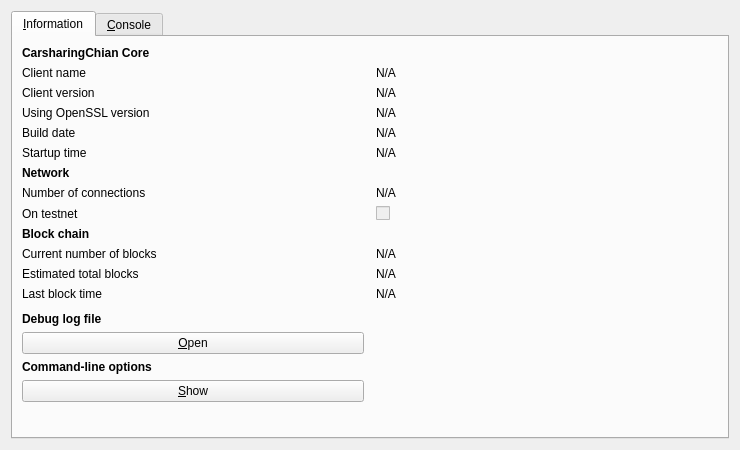
<?xml version="1.0" encoding="UTF-8"?>
<ui version="4.0">
 <class>RPCConsole</class>
 <widget class="QDialog" name="RPCConsole">
  <property name="geometry">
   <rect>
    <x>0</x>
    <y>0</y>
    <width>740</width>
    <height>450</height>
   </rect>
  </property>
  <property name="windowTitle">
   <string>CarsharingChian - Debug window</string>
  </property>
  <layout class="QVBoxLayout" name="verticalLayout_2">
   <item>
    <widget class="QTabWidget" name="tabWidget">
     <property name="currentIndex">
      <number>0</number>
     </property>
     <widget class="QWidget" name="tab_info">
      <attribute name="title">
       <string>&amp;Information</string>
      </attribute>
      <layout class="QGridLayout" name="gridLayout" columnstretch="0,0">
       <property name="horizontalSpacing">
        <number>12</number>
       </property>
       <item row="14" column="0">
        <widget class="QLabel" name="labelDebugLogfile">
         <property name="font">
          <font>
           <weight>75</weight>
           <bold>true</bold>
          </font>
         </property>
         <property name="text">
          <string>Debug log file</string>
         </property>
        </widget>
       </item>
       <item row="5" column="0">
        <widget class="QLabel" name="label_13">
         <property name="text">
          <string>Startup time</string>
         </property>
        </widget>
       </item>
       <item row="6" column="0">
        <widget class="QLabel" name="label_11">
         <property name="font">
          <font>
           <weight>75</weight>
           <bold>true</bold>
          </font>
         </property>
         <property name="text">
          <string>Network</string>
         </property>
        </widget>
       </item>
       <item row="5" column="1">
        <widget class="QLabel" name="startupTime">
         <property name="cursor">
          <cursorShape>IBeamCursor</cursorShape>
         </property>
         <property name="text">
          <string>N/A</string>
         </property>
         <property name="textFormat">
          <enum>Qt::PlainText</enum>
         </property>
         <property name="textInteractionFlags">
          <set>Qt::LinksAccessibleByMouse|Qt::TextSelectableByKeyboard|Qt::TextSelectableByMouse</set>
         </property>
        </widget>
       </item>
       <item row="8" column="1">
        <widget class="QCheckBox" name="isTestNet">
         <property name="enabled">
          <bool>false</bool>
         </property>
         <property name="text">
          <string/>
         </property>
        </widget>
       </item>
       <item row="1" column="0">
        <widget class="QLabel" name="label_5">
         <property name="text">
          <string>Client name</string>
         </property>
        </widget>
       </item>
       <item row="10" column="1">
        <widget class="QLabel" name="numberOfBlocks">
         <property name="cursor">
          <cursorShape>IBeamCursor</cursorShape>
         </property>
         <property name="text">
          <string>N/A</string>
         </property>
         <property name="textFormat">
          <enum>Qt::PlainText</enum>
         </property>
         <property name="textInteractionFlags">
          <set>Qt::LinksAccessibleByMouse|Qt::TextSelectableByKeyboard|Qt::TextSelectableByMouse</set>
         </property>
        </widget>
       </item>
       <item row="4" column="0">
        <widget class="QLabel" name="label_12">
         <property name="text">
          <string>Build date</string>
         </property>
        </widget>
       </item>
       <item row="17" column="0">
        <widget class="QPushButton" name="showCLOptionsButton">
         <property name="toolTip">
          <string>Show the CarsharingChian-Qt help message to get a list with possible CarsharingChian command-line options.</string>
         </property>
         <property name="text">
          <string>&amp;Show</string>
         </property>
         <property name="autoDefault">
          <bool>false</bool>
         </property>
        </widget>
       </item>
       <item row="10" column="0">
        <widget class="QLabel" name="label_3">
         <property name="text">
          <string>Current number of blocks</string>
         </property>
        </widget>
       </item>
       <item row="12" column="1">
        <widget class="QLabel" name="lastBlockTime">
         <property name="cursor">
          <cursorShape>IBeamCursor</cursorShape>
         </property>
         <property name="text">
          <string>N/A</string>
         </property>
         <property name="textFormat">
          <enum>Qt::PlainText</enum>
         </property>
         <property name="textInteractionFlags">
          <set>Qt::LinksAccessibleByMouse|Qt::TextSelectableByKeyboard|Qt::TextSelectableByMouse</set>
         </property>
        </widget>
       </item>
       <item row="4" column="1">
        <widget class="QLabel" name="buildDate">
         <property name="cursor">
          <cursorShape>IBeamCursor</cursorShape>
         </property>
         <property name="text">
          <string>N/A</string>
         </property>
         <property name="textFormat">
          <enum>Qt::PlainText</enum>
         </property>
         <property name="textInteractionFlags">
          <set>Qt::LinksAccessibleByMouse|Qt::TextSelectableByKeyboard|Qt::TextSelectableByMouse</set>
         </property>
        </widget>
       </item>
       <item row="2" column="0">
        <widget class="QLabel" name="label_6">
         <property name="text">
          <string>Client version</string>
         </property>
        </widget>
       </item>
       <item row="8" column="0">
        <widget class="QLabel" name="label_8">
         <property name="text">
          <string>On testnet</string>
         </property>
        </widget>
       </item>
       <item row="2" column="1">
        <widget class="QLabel" name="clientVersion">
         <property name="cursor">
          <cursorShape>IBeamCursor</cursorShape>
         </property>
         <property name="text">
          <string>N/A</string>
         </property>
         <property name="textFormat">
          <enum>Qt::PlainText</enum>
         </property>
         <property name="textInteractionFlags">
          <set>Qt::LinksAccessibleByMouse|Qt::TextSelectableByKeyboard|Qt::TextSelectableByMouse</set>
         </property>
        </widget>
       </item>
       <item row="1" column="1">
        <widget class="QLabel" name="clientName">
         <property name="cursor">
          <cursorShape>IBeamCursor</cursorShape>
         </property>
         <property name="text">
          <string>N/A</string>
         </property>
         <property name="textFormat">
          <enum>Qt::PlainText</enum>
         </property>
         <property name="textInteractionFlags">
          <set>Qt::LinksAccessibleByMouse|Qt::TextSelectableByKeyboard|Qt::TextSelectableByMouse</set>
         </property>
        </widget>
       </item>
       <item row="12" column="0">
        <widget class="QLabel" name="label_2">
         <property name="text">
          <string>Last block time</string>
         </property>
        </widget>
       </item>
       <item row="18" column="0">
        <spacer name="verticalSpacer">
         <property name="orientation">
          <enum>Qt::Vertical</enum>
         </property>
         <property name="sizeHint" stdset="0">
          <size>
           <width>20</width>
           <height>40</height>
          </size>
         </property>
        </spacer>
       </item>
       <item row="7" column="0">
        <widget class="QLabel" name="label_7">
         <property name="text">
          <string>Number of connections</string>
         </property>
        </widget>
       </item>
       <item row="16" column="0">
        <widget class="QLabel" name="labelCLOptions">
         <property name="font">
          <font>
           <weight>75</weight>
           <bold>true</bold>
          </font>
         </property>
         <property name="text">
          <string>Command-line options</string>
         </property>
        </widget>
       </item>
       <item row="11" column="1">
        <widget class="QLabel" name="totalBlocks">
         <property name="cursor">
          <cursorShape>IBeamCursor</cursorShape>
         </property>
         <property name="text">
          <string>N/A</string>
         </property>
         <property name="textFormat">
          <enum>Qt::PlainText</enum>
         </property>
         <property name="textInteractionFlags">
          <set>Qt::LinksAccessibleByMouse|Qt::TextSelectableByKeyboard|Qt::TextSelectableByMouse</set>
         </property>
        </widget>
       </item>
       <item row="7" column="1">
        <widget class="QLabel" name="numberOfConnections">
         <property name="cursor">
          <cursorShape>IBeamCursor</cursorShape>
         </property>
         <property name="text">
          <string>N/A</string>
         </property>
         <property name="textFormat">
          <enum>Qt::PlainText</enum>
         </property>
         <property name="textInteractionFlags">
          <set>Qt::LinksAccessibleByMouse|Qt::TextSelectableByKeyboard|Qt::TextSelectableByMouse</set>
         </property>
        </widget>
       </item>
       <item row="3" column="1">
        <widget class="QLabel" name="openSSLVersion">
         <property name="cursor">
          <cursorShape>IBeamCursor</cursorShape>
         </property>
         <property name="text">
          <string>N/A</string>
         </property>
         <property name="textFormat">
          <enum>Qt::PlainText</enum>
         </property>
         <property name="textInteractionFlags">
          <set>Qt::LinksAccessibleByMouse|Qt::TextSelectableByKeyboard|Qt::TextSelectableByMouse</set>
         </property>
        </widget>
       </item>
       <item row="9" column="0">
        <widget class="QLabel" name="label_10">
         <property name="font">
          <font>
           <weight>75</weight>
           <bold>true</bold>
          </font>
         </property>
         <property name="text">
          <string>Block chain</string>
         </property>
        </widget>
       </item>
       <item row="0" column="0">
        <widget class="QLabel" name="label_9">
         <property name="font">
          <font>
           <weight>75</weight>
           <bold>true</bold>
          </font>
         </property>
         <property name="text">
          <string>CarsharingChian Core</string>
         </property>
        </widget>
       </item>
       <item row="11" column="0">
        <widget class="QLabel" name="label_4">
         <property name="text">
          <string>Estimated total blocks</string>
         </property>
        </widget>
       </item>
       <item row="13" column="0">
        <spacer name="verticalSpacer_2">
         <property name="orientation">
          <enum>Qt::Vertical</enum>
         </property>
         <property name="sizeHint" stdset="0">
          <size>
           <width>20</width>
           <height>20</height>
          </size>
         </property>
        </spacer>
       </item>
       <item row="15" column="0">
        <widget class="QPushButton" name="openDebugLogfileButton">
         <property name="toolTip">
          <string>Open the CarsharingChian debug log file from the current data directory. This can take a few seconds for large log files.</string>
         </property>
         <property name="text">
          <string>&amp;Open</string>
         </property>
         <property name="autoDefault">
          <bool>false</bool>
         </property>
        </widget>
       </item>
       <item row="3" column="0">
        <widget class="QLabel" name="label_14">
         <property name="text">
          <string>Using OpenSSL version</string>
         </property>
         <property name="indent">
          <number>-1</number>
         </property>
        </widget>
       </item>
      </layout>
     </widget>
     <widget class="QWidget" name="tab_console">
      <attribute name="title">
       <string>&amp;Console</string>
      </attribute>
      <layout class="QVBoxLayout" name="verticalLayout_3">
       <property name="spacing">
        <number>3</number>
       </property>
       <item>
        <widget class="QTextEdit" name="messagesWidget">
         <property name="minimumSize">
          <size>
           <width>0</width>
           <height>100</height>
          </size>
         </property>
         <property name="readOnly">
          <bool>true</bool>
         </property>
         <property name="tabKeyNavigation" stdset="0">
          <bool>false</bool>
         </property>
         <property name="columnCount" stdset="0">
          <number>2</number>
         </property>
        </widget>
       </item>
       <item>
        <layout class="QHBoxLayout" name="horizontalLayout">
         <property name="spacing">
          <number>3</number>
         </property>
         <item>
          <widget class="QLabel" name="label">
           <property name="text">
            <string notr="true">&gt;</string>
           </property>
          </widget>
         </item>
         <item>
          <widget class="QLineEdit" name="lineEdit"/>
         </item>
         <item>
          <widget class="QPushButton" name="clearButton">
           <property name="maximumSize">
            <size>
             <width>24</width>
             <height>24</height>
            </size>
           </property>
           <property name="toolTip">
            <string>Clear console</string>
           </property>
           <property name="text">
            <string/>
           </property>
           <property name="icon">
            <iconset resource="../bitcoin.qrc">
             <normaloff>:/icons/remove</normaloff>:/icons/remove</iconset>
           </property>
           <property name="shortcut">
            <string notr="true">Ctrl+L</string>
           </property>
           <property name="autoDefault">
            <bool>false</bool>
           </property>
          </widget>
         </item>
        </layout>
       </item>
      </layout>
     </widget>
    </widget>
   </item>
  </layout>
 </widget>
 <resources>
  <include location="../bitcoin.qrc"/>
 </resources>
 <connections/>
</ui>
